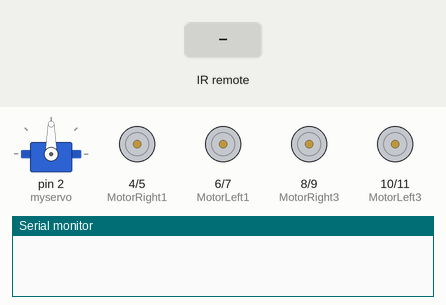
This sketch was run on a simulated Arduino Uno, built with avr-gcc and run on an emulated ATmega328P. Parts: servo, motor-driver pin pairs drawn as motors (green arrow = first pin HIGH = forward, orange = second pin HIGH = backward, longer = more drive), the last lines printed to the serial monitor. The inputs (shaded band) are chosen by the test bench.

Above: at 1.2 s.
1.3 s: infrared code 0x00FF629D received
At 2.1 s:
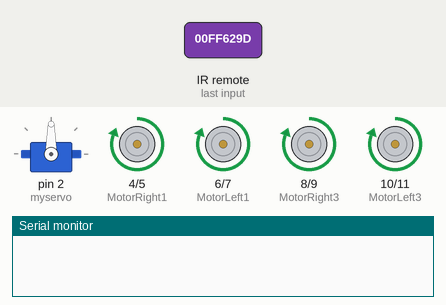
3.8 s: infrared code 0x00FFA857 received
At 4.5 s:
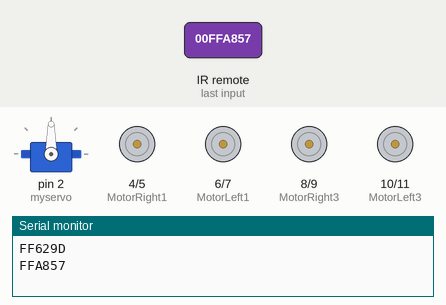
5.4 s: infrared code 0x00FF22DD received
At 6.7 s:
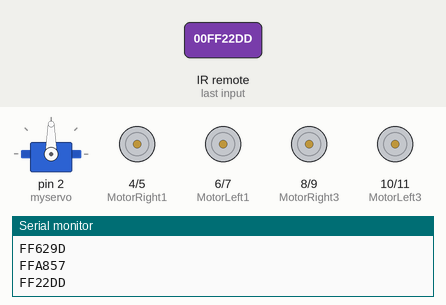
7.0 s: infrared code 0x00FFC23D received
At 8.1 s:
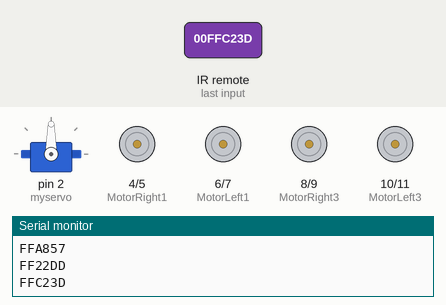
8.6 s: infrared code 0x00FFA25D received
At 9.3 s:
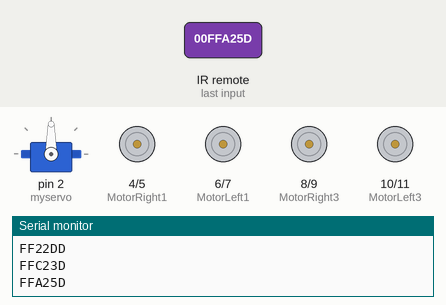
10.2 s: infrared code 0x00FFE21D received
At 10.6 s:
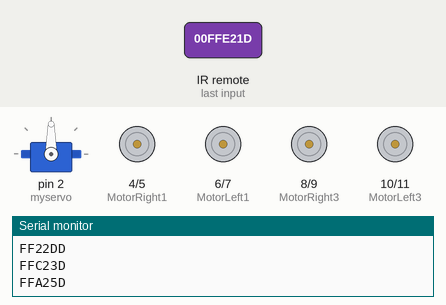
Timing chart, 0 to 12.8 s (numbered marks = the images above; inputs shaded):
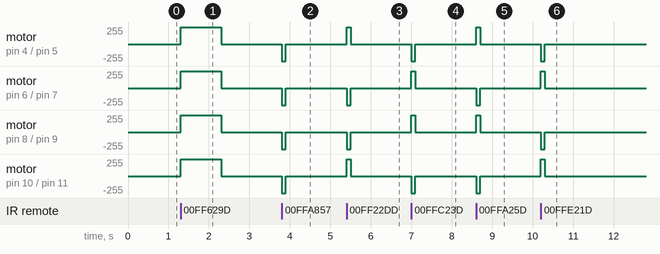

Measured:
- after the input at 1.3 s, motor on pin 4 (MotorRight1) / pin 5 (MotorRight2), motor on pin 6 (MotorLeft1) / pin 7 (MotorLeft2), motor on pin 8 (MotorRight3) / pin 9 (MotorRight4), motor on pin 10 (MotorLeft3) / pin 11 (MotorLeft4): stopped → forward 255/255 at once, → stopped 1.0 s later
- after the input at 3.8 s, motor on pin 4 (MotorRight1) / pin 5 (MotorRight2), motor on pin 6 (MotorLeft1) / pin 7 (MotorLeft2), motor on pin 8 (MotorRight3) / pin 9 (MotorRight4), motor on pin 10 (MotorLeft3) / pin 11 (MotorLeft4): stopped → backward 255/255 at once, → stopped 0.10 s later
- after the input at 5.4 s, motor on pin 4 (MotorRight1) / pin 5 (MotorRight2), motor on pin 10 (MotorLeft3) / pin 11 (MotorLeft4): stopped → forward 255/255 at once, → stopped 0.10 s later; motor on pin 6 (MotorLeft1) / pin 7 (MotorLeft2), motor on pin 8 (MotorRight3) / pin 9 (MotorRight4): stopped → backward 255/255 at once, → stopped 0.10 s later
- after the input at 7.0 s, motor on pin 4 (MotorRight1) / pin 5 (MotorRight2), motor on pin 10 (MotorLeft3) / pin 11 (MotorLeft4): stopped → backward 255/255 at once, → stopped 0.10 s later; motor on pin 6 (MotorLeft1) / pin 7 (MotorLeft2), motor on pin 8 (MotorRight3) / pin 9 (MotorRight4): stopped → forward 255/255 at once, → stopped 0.10 s later
- after the input at 8.6 s, motor on pin 4 (MotorRight1) / pin 5 (MotorRight2), motor on pin 8 (MotorRight3) / pin 9 (MotorRight4): stopped → forward 255/255 at once, → stopped 0.10 s later; motor on pin 6 (MotorLeft1) / pin 7 (MotorLeft2), motor on pin 10 (MotorLeft3) / pin 11 (MotorLeft4): stopped → backward 255/255 at once, → stopped 0.10 s later
- after the input at 10.2 s, motor on pin 4 (MotorRight1) / pin 5 (MotorRight2), motor on pin 8 (MotorRight3) / pin 9 (MotorRight4): stopped → backward 255/255 at once, → stopped 0.10 s later; motor on pin 6 (MotorLeft1) / pin 7 (MotorLeft2), motor on pin 10 (MotorLeft3) / pin 11 (MotorLeft4): stopped → forward 255/255 at once, → stopped 0.10 s later

The sketch:

________.ino
```cpp
#include <IRremote.h>
#include <Servo.h>
#include <Wire.h>

int MotorRight1=4;
int MotorRight2=5;
int MotorLeft1=6;
int MotorLeft2=7;
int MotorRight3=8;
int MotorRight4=9;
int MotorLeft3=10;
int MotorLeft4=11;
int judge=12;

int counter=0;
int irReceiverPin = 3; //紅外線接收器 OUTPUT 訊號接在 pin 3

int Trig=A2;
int Echo=A3;
int f=A0;
int d=A1;
//int M1=A2;
//int M2=A3;
//int M3=A4;
//int M4=A5;

long IRfront= 0x00FF629D; //前進碼
long IRback=0x00FFA857; //後退
long IRleft=0x00FF22DD; //左平移
long IRright= 0x00FFC23D; //右平移
long IRstop=0x00FF02FD; //停止
long IRAutorun=0x00FF6897; //超音波自走模式
long IRturnsmallleft= 0x00FFB04F;
long IRturnleft=0x00FFA25D; //左转弯
long IRturnright= 0x00FFE21D; //右转弯
long IRallfront= 0x00FF9867; //全速


int delay_time = 250; // 伺服馬達轉向後的穩定時間
int Fd,Dd,J,i,distance;

Servo myservo; // 設 myservo
IRrecv irrecv(irReceiverPin); // 定義 IRrecv 物件來接收紅外線訊號
decode_results results;

void setup()
{
  Serial.begin(9600);
  pinMode(MotorRight1, OUTPUT); // 腳位 4 (PWM)
  pinMode(MotorRight2, OUTPUT); // 腳位 5 (PWM)
  pinMode(MotorLeft1, OUTPUT); // 腳位 6 (PWM)
  pinMode(MotorLeft2, OUTPUT); // 腳位 7 (PWM)
  pinMode(MotorRight3, OUTPUT); // 腳位 8 (PWM)
  pinMode(MotorRight4, OUTPUT); // 腳位 9 (PWM)
  pinMode(MotorLeft3, OUTPUT); // 腳位 10 (PWM)
  pinMode(MotorLeft4, OUTPUT); // 腳位 11 (PWM)

  pinMode(Echo, INPUT);
  pinMode(Trig, OUTPUT);
  pinMode(f, INPUT);
  pinMode(d, INPUT);
//  pinMode(M1, OUTPUT);
//  pinMode(M2, OUTPUT);
//  pinMode(M3, OUTPUT);
//  pinMode(M4, OUTPUT);

  pinMode(judge, INPUT);
  irrecv.enableIRIn(); // 啟動紅外線解碼
  myservo.attach(2);
  // put your setup code here, to run once:

  // put your setup code here, to run once:

}
/////////////////////////////////////////////////
void back(int a) // 後退
{
  digitalWrite(MotorRight1,LOW);
  digitalWrite(MotorRight2,HIGH);
  digitalWrite(MotorLeft1,LOW);
  digitalWrite(MotorLeft2,HIGH);
  digitalWrite(MotorRight3,LOW);
  digitalWrite(MotorRight4,HIGH);
  digitalWrite(MotorLeft3,LOW);
  digitalWrite(MotorLeft4,HIGH);
//  setspeed(128);
  delay(a * 10);
}
void Turnleft(int b) //左轉(转弯)
{
  digitalWrite(MotorRight1,HIGH);
  digitalWrite(MotorRight2,LOW);
  digitalWrite(MotorLeft1,LOW);
  digitalWrite(MotorLeft2,HIGH);
  digitalWrite(MotorRight3,HIGH);
  digitalWrite(MotorRight4,LOW);
  digitalWrite(MotorLeft3,LOW);
  digitalWrite(MotorLeft4,HIGH);
//  setspeed(128);
  delay(b * 10);
}
void Turnright(int c) //右轉(转弯)
{
  digitalWrite(MotorRight1,LOW);
  digitalWrite(MotorRight2,HIGH);
  digitalWrite(MotorLeft1,HIGH);
  digitalWrite(MotorLeft2,LOW);
  digitalWrite(MotorRight3,LOW);
  digitalWrite(MotorRight4,HIGH);
  digitalWrite(MotorLeft3,HIGH);
  digitalWrite(MotorLeft4,LOW);
//  setspeed(128);
  delay(c * 10);
}
void left(int d) //左轉(平移)
{
  digitalWrite(MotorRight1,HIGH);
  digitalWrite(MotorRight2,LOW);
  digitalWrite(MotorLeft1,LOW);
  digitalWrite(MotorLeft2,HIGH);
  digitalWrite(MotorRight3,LOW);
  digitalWrite(MotorRight4,HIGH);
  digitalWrite(MotorLeft3,HIGH);
  digitalWrite(MotorLeft4,LOW);
//  setspeed(128);
  delay(d * 10);
}
void right(int e) //右轉(平移)
{
  digitalWrite(MotorRight1,LOW);
  digitalWrite(MotorRight2,HIGH);
  digitalWrite(MotorLeft1,HIGH);
  digitalWrite(MotorLeft2,LOW);
  digitalWrite(MotorRight3,HIGH);
  digitalWrite(MotorRight4,LOW);
  digitalWrite(MotorLeft3,LOW);
  digitalWrite(MotorLeft4,HIGH);
//  setspeed(128);
  delay(e * 10);
}
void stopp(int f) //停止
{
  digitalWrite(MotorRight1,LOW);
  digitalWrite(MotorRight2,LOW);
  digitalWrite(MotorLeft1,LOW);
  digitalWrite(MotorLeft2,LOW);
  digitalWrite(MotorRight3,LOW);
  digitalWrite(MotorRight4,LOW);
  digitalWrite(MotorLeft3,LOW);
  digitalWrite(MotorLeft4,LOW);
  delay(f * 100);
}
void fulladvance(int j) //前進
{
  digitalWrite(MotorRight1,HIGH);
  digitalWrite(MotorRight2,LOW);
  digitalWrite(MotorLeft1,HIGH);
  digitalWrite(MotorLeft2,LOW);
  digitalWrite(MotorRight3,HIGH);
  digitalWrite(MotorRight4,LOW);
  digitalWrite(MotorLeft3,HIGH);
  digitalWrite(MotorLeft4,LOW);
//  setspeed(256);
  delay(j * 100);
}
void advance(int g) //前進
{
  digitalWrite(MotorRight1,HIGH);
  digitalWrite(MotorRight2,LOW);
  digitalWrite(MotorLeft1,HIGH);
  digitalWrite(MotorLeft2,LOW);
  digitalWrite(MotorRight3,HIGH);
  digitalWrite(MotorRight4,LOW);
  digitalWrite(MotorLeft3,HIGH);
  digitalWrite(MotorLeft4,LOW);
//  setspeed(128);
  delay(g * 10);
}
/*
void setspeed(int h)
{
  analogWrite(M1,h);
  analogWrite(M2,h);
  analogWrite(M3,h);
  analogWrite(M4,h);
}*/
////////////////////////////////////////////
void measure()
{
  digitalWrite(Trig, LOW);
  delayMicroseconds(2);
  digitalWrite(Trig, HIGH);
  delayMicroseconds(10);
  digitalWrite(Trig, LOW);
  distance = pulseIn(Echo, HIGH);
  distance = distance/5.88;
  if(distance<0)
  {
    return measure();
  }
  Serial.println(distance);
//  return distance;
}

void loop()
{

  if (irrecv.decode(&results))

  { // 解碼成功，收到一組紅外線訊號
////////////////////////////////////////////////////
    if (results.value == IRfront)//前進
    {
      advance(100);//前進
    }

    if (results.value == IRback)//後退
    {
      back(10);//後退
    }

    if (results.value == IRright)//右平移
    {
      right(10); // 右轉
    }

    if (results.value == IRleft)//左平移
    {
      left(10); // 左轉);
    }
    if (results.value == IRturnright)//右轉
    {
      Turnright(10); // 右轉
    }

    if (results.value == IRturnleft)//左轉
    {
      Turnleft(10); // 左轉);
    }

    if (results.value == IRallfront)//全速
    {
      fulladvance(100); // 左轉);
    }

    if (results.value == IRstop)//停止
    {
      stopp(5);
    }
/////////////////////////////////////////////////////////
    if (results.value == IRstop)//停止
    {
      stopp(5);
    }
    if (results.value == IRAutorun)//自动
    {
      while(IRAutorun)
      {
        myservo.write(90);
        Serial.println("前方");
        delay(1000);
        J=digitalRead(judge);
        Serial.println(J);
        if(J==1)//存在球
        {
          Dd=digitalRead(d);
          Fd=digitalRead(f);
          Serial.println(Dd);
          Serial.println(Fd);
          if(Dd==1&&Fd==0)//偏左
          {
            myservo.write(177);
            Serial.println("左方");
            measure();
            if(distance>2000)//左距离够
            {
              for(i=0;i<20;i++)
              {
                left(1);
                Fd=digitalRead(f);//读取前进指令
                if (irrecv.decode(&results))
                {
                  irrecv.resume();
                  Serial.println(results.value,HEX);
                  if(results.value ==IRstop)
                  {
                    stopp(5);
                    break;
                  }
                }
                if(Fd==1)//球偏差允许范围内
                {
                  for(i=0;i<20;i++)//前进
                  {
                    myservo.write(90);
                    measure();
                    fulladvance(1);
                    if (irrecv.decode(&results))//手动停
                    {
                      irrecv.resume();
                      Serial.println(results.value,HEX);
                      if(results.value ==IRstop)
                      {
                        stopp(5);
                        break;
                      }
                    }
                    if(distance<3000)//前方距离过小
                    {
                      back(20);
                      break;
                    }
                  }
                }
              }

            }
            else
            {
              right(5);
            }
          }
          else if(Dd==0&&Fd==0)//偏右
          {
            myservo.write(5);
            Serial.println("右方");
            measure();
            if(distance>2000)//右距离够
            {
              for(i=0;i<20;i++)
              {
                right(1);
                Fd=digitalRead(f);//读取前进指令
                if (irrecv.decode(&results))
                {
                  irrecv.resume();
                  Serial.println(results.value,HEX);
                  if(results.value ==IRstop)
                  {
                    stopp(5);
                    break;
                  }
                }
                if(Fd==1)//球偏差允许范围内
                {
                  for(i=0;i<20;i++)//前进
                  {
                    myservo.write(90);
                    measure();
                    fulladvance(1);
                    if (irrecv.decode(&results))//手动停
                    {
                      irrecv.resume();
                      Serial.println(results.value,HEX);
                      if(results.value ==IRstop)
                      {
                        stopp(5);
                        break;
                      }
                    }
                    if(distance<3000)//前方距离过小
                    {
                      back(20);
                      break;
                    }
                  }
                }
              }
            }
            else
            {
              left(5);
            }
          }
          else if(Fd==1)
          {
            for(i=0;i<50;i++)//前进
            {
              myservo.write(90);
              measure();
              fulladvance(5);
              if (irrecv.decode(&results))
              {
                irrecv.resume();
                Serial.println(results.value,HEX);
                if(results.value ==IRstop)
                {
                  stopp(5);
                  break;
                }
              }
              if(distance<3000)//前方距离过小
              {
                back(20);
                break;
              }
            }
          }
        }
        else
        {
          stopp(5);
        }
      }
    }

    else
    {
      stopp(5);
    }
    Serial.println(results.value, HEX);
    irrecv.resume(); // 繼續收下一組紅外線訊號
  }
}
```
